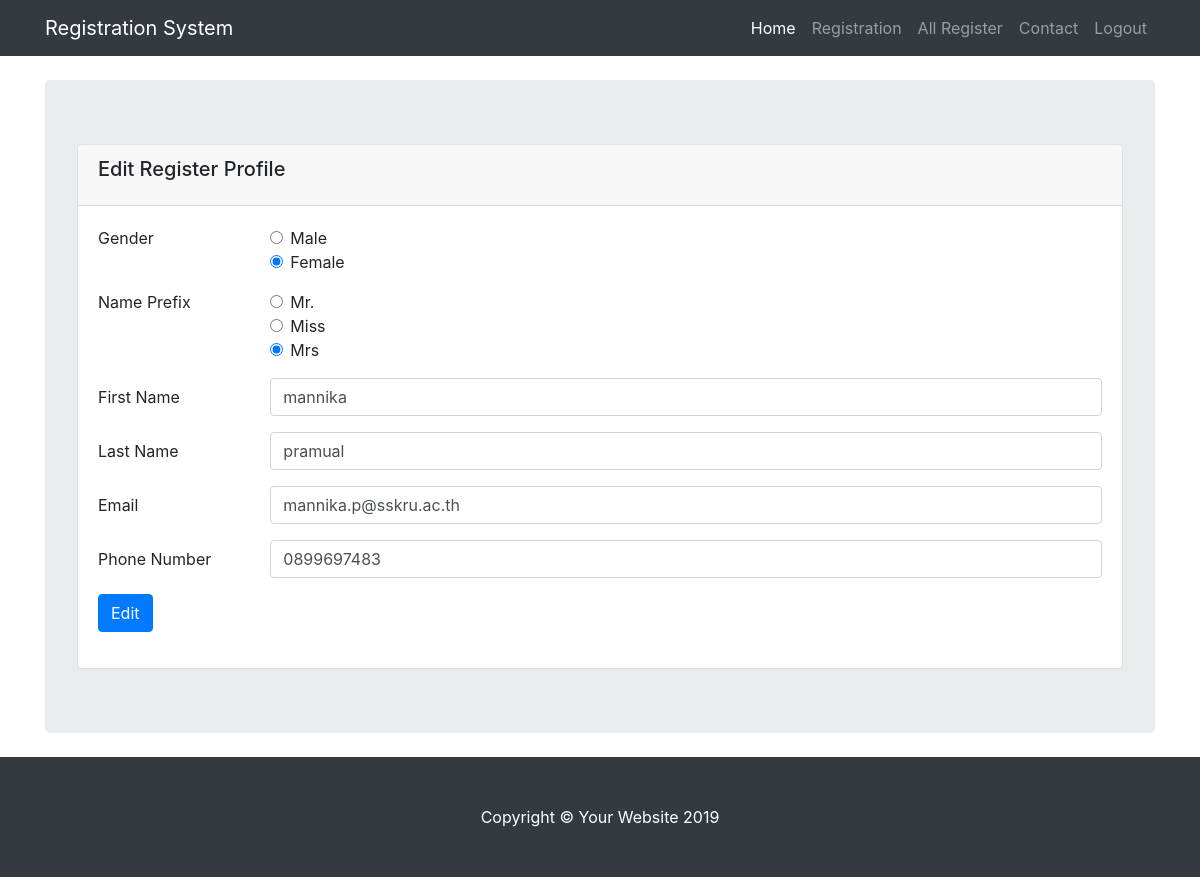
The page /index.php?q=edit&id=12 (signed in) on the database its author committed.
### tables this page shows
CREATE TABLE `regis` (
  `id` int(11) unsigned NOT NULL AUTO_INCREMENT,
  `gender` int(1) NOT NULL,
  `prefix` int(1) NOT NULL,
  `name` varchar(255) NOT NULL DEFAULT '',
  `lname` varchar(255) NOT NULL DEFAULT '',
  `email` varchar(255) NOT NULL,
  `phone` varchar(255) NOT NULL DEFAULT '',
  `date_regis` varchar(255) NOT NULL DEFAULT '',
  PRIMARY KEY (`id`)
);

### sites/regis_edit.php (the view, shortened to what this page needs)
<?php
    $id = $_GET["id"];
    $mysqli = connectdb();
    $q = "SELECT * FROM regis WHERE id=$id";
    $result = $mysqli->query($q);
    $regis = $result->fetch_object();
    $check1 = ($regis->gender == 0) ? "checked" : "";
    $check2 = ($regis->gender == 1) ? "checked" : "";
    $pre_check1 = ($regis->prefix == 0) ? "checked" : "";
    $pre_check2 = ($regis->prefix == 1) ? "checked" : "";
    $pre_check3 = ($regis->prefix == 2) ? "checked" : "";
?>
<header class="jumbotron my-4">
    <div class="card">
        <div class="card-header">
            <h5 class="card-title">Edit Register Profile</h5>
        </div>
        <div class="card-body">
            <form action="./sites/regis_edit_op.php" method="post">
                <fieldset class="form-group">
                    <div class="row">
                        <legend class="col-form-label col-sm-2 pt-0">Gender</legend>
                        <div class="col-sm-10">
                            <div class="form-check">
                                <input class="form-check-input" type="radio" name="gender" id="gender1" value="male" <?=$check1?>>
                                <label class="form-check-label" for="gender1">
                                    Male
                                </label>
                            </div>
                            <div class="form-check">
                                <input class="form-check-input" type="radio" name="gender" id="gender2" value="femal" <?=$check2?>>
                                <label class="form-check-label" for="gender2">
                                    Female
                                </label>
                            </div>
                        </div>
                    </div>
                </fieldset>
                <fieldset class="form-group">
                    <div class="row">
                        <legend class="col-form-label col-sm-2 pt-0">Name Prefix</legend>
                        <div class="col-sm-10">
                            <div class="form-check">
                                <input class="form-check-input" type="radio" name="prefix" id="prefix1" value="mr" <?=$pre_check1?>>
                                <label class="form-check-label" for="prefix1">
                                    Mr.
                                </label>
                            </div>
                            <div class="form-check">
                                <input class="form-check-input" type="radio" name="prefix" id="prefix2" value="miss" <?=$pre_check2?>>
                                <label class="form-check-label" for="prefix2">
                                    Miss
                                </label>
                            </div>
                            <div class="form-check">
                                <input class="form-check-input" type="radio" name="prefix" id="prefix3" value="mrs" <?=$pre_check3?>>
                                <label class="form-check-label" for="prefix3">
                                    Mrs
                                </label>
                            </div>
                        </div>
                    </div>
                </fieldset>
                <div class="form-group row">
                    <label for="name" class="col-sm-2 col-form-label">First Name</label>
                    <div class="col-sm-10">
                        <input type="text" class="form-control" name="name" id="name" value="<?=$regis->name?>" required>
                    </div>
                </div>
                <div class="form-group row">
                    <label for="lname" class="col-sm-2 col-form-label">Last Name</label>
                    <div class="col-sm-10">
                        <input type="text" class="form-control" name="lname" id="lname" value="<?=$regis->lname?>" required>
                    </div>
                </div>
                <div class="form-group row">
                    <label for="inputEmail" class="col-sm-2 col-form-label">Email</label>
                    <div class="col-sm-10">
                        <input type="email" class="form-control" name="email" id="inputEmail" value="<?=$regis->email?>" required>
                    </div>
                </div>
                <div class="form-group row">
                    <label for="inputPhone" class="col-sm-2 col-form-label">Phone Number</label>
                    <div class="col-sm-10">
                        <input type="phone" class="form-control" name="phone" id="inputPhone" value="<?=$regis->phone?>" required>
                    </div>
                </div>
                <div class="form-group row">
                    <div class="col-sm-10">
                        <button type="submit" class="btn btn-primary">Edit</button>
                    </div>
                </div>
            </form>
        </div>
    </div>
</header>

### css/heroic-features.css (style rules this page uses)
body { padding-top: 56px; }

### rows shown on the page
regis: name "mannika", lname "pramual", email "mannika.p@sskru.ac.th", phone "0899697483"
